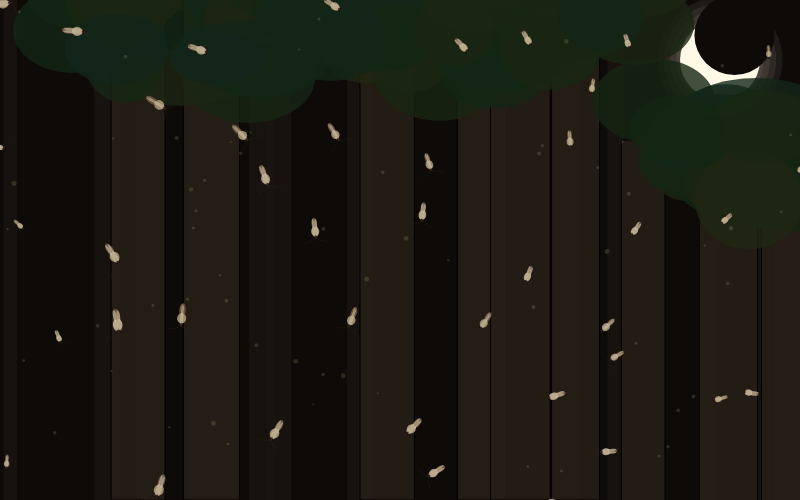
Frame 1 (no input)
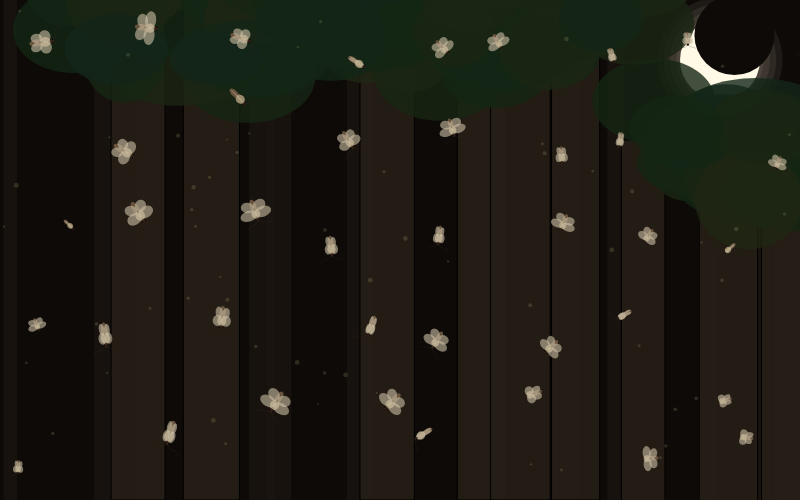
Frame 60 (no input)
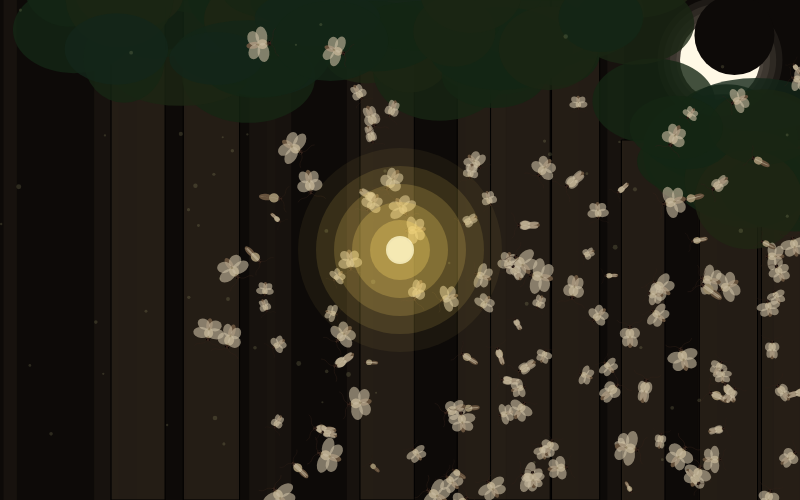
Frame 120 (the mouse pressed at the canvas centre since frame 60)

The p5.js sketch that drew these frames (run headless with seeded random() and noise() and a simulated clock; from frame 60 on, the mouse is pressed at the canvas centre):

// p5.js sketch
// ── sketch.js
let d = 100;
let isFullMoon = false;
let forestSeed;
let moonPhase = 0.5;
let nextResetSeed = 0;
let attraction = 0;

function setup() {
  createCanvas(800, 500);
  angleMode(DEGREES);
  colorMode(HSB, 360, 100, 100, 100);
  reset();
}

function draw() {
  if (isFullMoon === true) {
    background(260, 40, 15);
  } else {
    background(30, 40, 5);
  }

  drawMoon(isFullMoon, moonPhase);
  drawForest(isFullMoon);
  drawParticles(isFullMoon);

  //attraction to light
  if (mouseIsPressed) {
    if (attraction < 1) {
      //speed they flock
      attraction += 0.01;
    }
  } else {
    if (attraction > 0) {
      // How fast they wander away
      attraction -= 0.01;
    }
  }

  // moon-bug
  for (let y = d / 2; y < height + 1000; y += d) {
    for (let x = d / 2; x < width + 1000; x += d) {
      // stops jittering
      randomSeed(forestSeed + x * 100 + y);

      let size = random(0.1, 0.2);
      let rotation = random(0, 360);
      let flapSpeed = random(5, 15);

      let noiseSeedX = random(1000);
      let noiseSeedY = random(1000);

      // find where their positions are
      let offsetX = map(noise(noiseSeedX, frameCount * 0.01), 0, 1, -100, 100);
      let offsetY = map(noise(noiseSeedY, frameCount * 0.01 + 50), 0, 1, -100, 100);
      
      let wanderX = x + offsetX;
      let wanderY = y + offsetY;

      // where they flock
      let swarmX = wanderX;
      let swarmY = wanderY;

      if (attraction > 0) {
        let loc = forestSeed + x * 1000 + y;
        randomSeed(loc);
        let dir = random(0, 360);
        let mouseDis = random(20, 250);
        let speed = random(0.3, 2.5);

        let movSpeed = dir + frameCount * speed;

        swarmX = mouseX + cos(movSpeed) * mouseDis;
        swarmY = mouseY + sin(movSpeed) * mouseDis;

        swarmX += map(noise(noiseSeedX, frameCount * 0.06), 0, 1, -12, 12);
        swarmY += map(noise(noiseSeedY, frameCount * 0.06 + 10), 0, 1, -12, 12);
      }

      // lerp
      let finalPosX = lerp(wanderX, swarmX, attraction);
      let finalPosY = lerp(wanderY, swarmY, attraction);

      drawCreature(finalPosX, finalPosY, size, rotation, flapSpeed, isFullMoon);
    }
  }

  if (mouseIsPressed) {
    drawLight(mouseX, mouseY, 1);
  }
}

function drawCreature(x, y, size, rota, flapSpeed, wisp) {
  let backColor;
  let middleColor; 
  let headColor; 
  let eyeColor;

  if (wisp) {
    //Full moon situation
    backColor = color(280, 50, 40);
    middleColor = color(280, 50, 40);
    headColor = color(240, 40, 100);
    eyeColor = color(0, 0, 100);
  } else {
    backColor = color(30, 40, 40);
    middleColor = color(40, 30, 60);
    headColor = color(20, 50, 20);
    eyeColor = color(0, 0, 0);
  }

  push();
  translate(x, y);
  rotate(rota);
  scale(size);

  if (wisp) {
    noStroke();
    //glowing
    for (let i = 3; i > 0; i--) {
      fill(180, 50, 100, 5 * i);
      ellipse(0, 20, 100 * i, 100 * i);
    }
  }
  stroke(headColor);
  strokeWeight(2);
  noFill();
  bezier(-5, -5, -30, -40, -50, -10, -70, -40);
  bezier(5, -5, 30, -40, 50, -10, 70, -40);

  noStroke();
  fill(backColor);
  ellipse(0, 80, 35, 75);

  fill(middleColor);
  ellipse(0, 35, 50, 55);

  fill(headColor);
  ellipse(0, 0, 25, 20);

  fill(eyeColor);
  ellipse(-8, -2, 6, 8);
  ellipse(8, -2, 6, 8);

  drawWings(flapSpeed);
  pop();
}

function drawWings(flapSpeed) {
  let flap = abs(sin(frameCount * flapSpeed));

  push();
  noStroke();
  fill(40, 20, 80, 60);

  scale(flap * 0.5, 1);

  // Top Wings
  ellipse(85, 35, 200, 60); // Right
  ellipse(-85, 35, 200, 60); // Left

  // Bottom Wings
  rotate(-355);
  ellipse(75, 75, 150, 60); // Right
  rotate(353);
  ellipse(-75, 75, 150, 60); // Left
  pop();
}

function drawMoon(full, phase) {
  push();
  translate(width - 80, 60);
  noStroke();

  let moonColor;
  if (full) {
    moonColor = 190;
  } else {
    moonColor = 45;
  }
  //Moon cover for phases
  for (let r = 50; r > 0; r -= 5) {
    fill(moonColor, 20, 100, 7);
    circle(0, 0, r * 2.5);
  }
  fill(moonColor, 10, 100);
  circle(0, 0, 80);

  if (full === false) {
    fill(30, 40, 5);
    let mShadowX = map(phase, 0, 0.7, 10, 25);
    circle(mShadowX, -25, 80);
  }
  pop();
}

function reset() {
  forestSeed = random(10000);
  moonPhase = random(1);
  if (moonPhase > 0.7) {
    isFullMoon = true;
  } else {
    isFullMoon = false;
  }
}

function keyPressed() {
  if (key == "r" || key == "R") {
    reset();
  } else if (key == "1") {
    //Press 1 for random phase
    isFullMoon = false;
    moonPhase = random(1); 
  } else if (key == "2") {
    //Press 2 for full moon
    isFullMoon = true;
    
  }
}

function drawLight(x, y) {
  let radius = 80;
  noStroke();
  // soft glow with layered circles
  for (let r = radius; r > 0; r -= 12) {
    let t = r / radius;
    let a = 25 * t;
    fill(45, 60, 100, 40 * (1 - t));
    circle(x, y, r * 3);
  }

  fill(50, 20, 100, 80);
  circle(x, y, radius * 0.35);
}

function drawForest(wisp) {
  push();
  randomSeed(forestSeed); 

  let trunkHue;
  if (wisp === true) {
    trunkHue = 260;
  } else {
    trunkHue = 30;
  }

  //Background Trees

  for (let i = 0; i < 20; i++) {
    stroke(0)
    let x = random(width);
    let w = random(10, 30);
    let startY = 0;

    //trees are set below the moon
    if (x > width - 160) {
      startY = 140; 
    }

    fill(trunkHue, 40, 10, 80);
    noStroke();
    rect(x, startY, w, height);
  }

  // Trees in front
  stroke(0)
  for (let i = 0; i < 10; i++) {
    let x = random(-50, width);
    let w = random(40, 60);
    let startY = 0;

    // Checking if the trees overlaps w/ the moon
    if (x + w > width - 160) {
      startY = 140; 
    }

    fill(trunkHue, 40, 15, 90);
    rect(x, startY, w, height);
  }

  //Tree Leaves
  noStroke()
  for (let i = 0; i < 60; i++) {
    let leafx = random(width);
    let leafy = random(-20, 80);
    
    // Prevents leaves from covering moon
    if (leafx > width - 160 && leafy < 140) {
      leafy += 120; // Push these specific leaves lower
    }

    let leafColor;
    let leafSat; // Saturation
    let leafBri; // Brightness

    // Check if it's a full moon to swap the leaf colors
    if (wisp === true) {
      // Mystical colors
      leafColor = map(random(), 0, 1, 180, 240);
      leafSat = 65; 
      leafBri = 25; 
    } else {
      // Forest colors
      leafColor = map(random(), 0, 1, 80, 140);
      leafSat = 50;
      leafBri = 15;
    }

    fill(leafColor, leafSat, leafBri, 80);
    ellipse(leafx, leafy, random(80, 150), random(50, 100));
  }
  pop();
}

function drawParticles(wisp) {
  push();
  randomSeed(forestSeed + 999);
  noStroke();

  for (let i = 0; i < 60; i++) {

    //positions stay stable
    let baseX = random(width);
    let baseY = random(height);

    //particles drifting
    let drift = frameCount * random(0.1, 0.4);
    let x = baseX + sin(drift + i * 20) * 15;
    let y = baseY + cos(drift + i * 15) * 10;

    if (wisp === true) { //when theres a full moon
      let partSize = random(6, 14);

      for (let g = 3; g > 0; g--) {
        fill(190, 40, 100, 8 * g);
        circle(x, y, random(2, 5));
      }

      fill(190, 20, 100, 70);
      circle(x, y, partSize * 0.4);

    } else { //reg moon phases
      fill(60, 30, 90, 15);
      circle(x, y, random(2, 5));

    }
  }

  pop();
}
// ── style.css
/*
Template for IMA's Creative Coding Lab 

Project A: Generative Creatures
CCLaboratories Biodiversity Atlas 
*/

body {
    background-color: rgb(11, 21, 39);
    color: rgb(210, 207, 207);
    font-family: 'Courier New', Courier, monospace;
    font-size: 1em;
    line-height: 1.5em;
}

/* title */
#title-wrapper {
    text-align: center;
}

.headline {
    font-size: 3em;
    font-family: Georgia, 'Times New Roman', Times, serif;
    font-weight: 600;
    margin-top: 80px;
    margin-bottom: 60px;
}

/* main content */
#main-wrapper {
    width: 800px;
    position: relative;
    margin: auto;
}

.black {
    color: rgb(238, 222, 99);
}

.red {
    color: rgb(171, 122, 186);
}

.green {
    color: rgb(171, 122, 186);
}

.yellow {
    color: rgb(238, 222, 99);
}

.two-columns {
    display: flex;
}

.left {
    width: 50%;
    padding: 0px 10px 0px 0px;
}

.right {
    width: 50%;
    padding: 0px 0px 0px 10px;
}

#footer {
    text-align: center;
    font-size: 0.7em;
    margin-top: 60px;
    padding-bottom: 30px;
}

/* home button */
#home a {
    position: fixed;
    right: 15px;
    top: 15px;
    padding: 5px 10px;
    color: dimgrey;
    border: solid grey 0.5px;
    font-size: 0.6em;
    text-decoration: none;
}

#home a:hover {
    background-color: black;
    color: white;
    font-weight: bold;
}

/* p5.js sketch */
canvas {
    display: block;
}

#p5-canvas-container {
    margin: auto;
    width: 800px;
}
